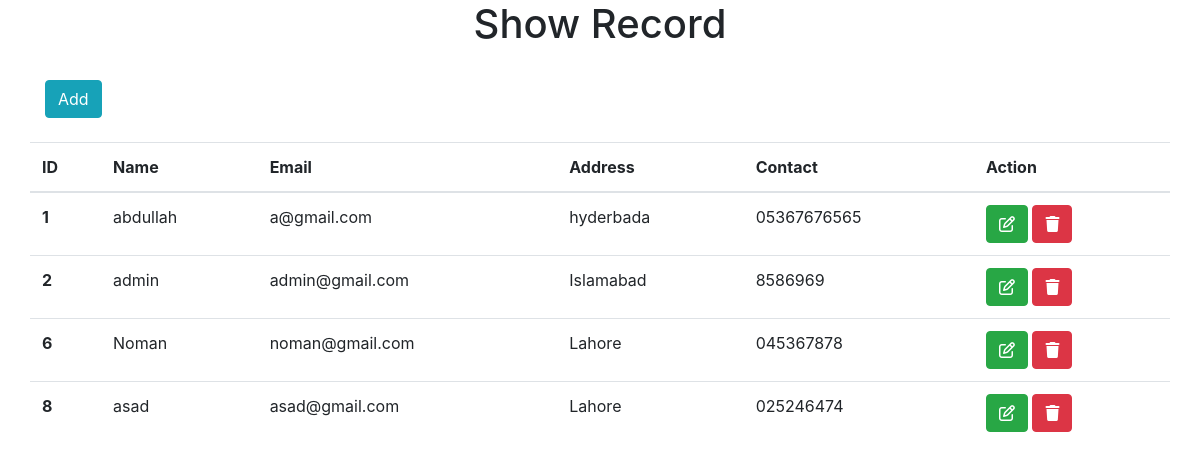
The page /show.php on the database its author committed.
### tables this page shows
CREATE TABLE `crud_table` (
  `id` int(11) NOT NULL,
  `name` varchar(40) NOT NULL,
  `email` varchar(100) NOT NULL,
  `address` varchar(2000) NOT NULL,
  `contact` varchar(100) NOT NULL
);

### show.php (the view, shortened to what this page needs)
<!doctype html>
<html lang="en">
  <head>
    <link rel="stylesheet" href="https://cdn.jsdelivr.net/npm/bootstrap@4.0.0/dist/css/bootstrap.min.css">
<link rel="stylesheet" href="https://cdnjs.cloudflare.com/ajax/libs/font-awesome/6.2.0/css/all.min.css" />
  </head>
  <body>
    <?php include 'connect.php' ?>
    <h1 class="text-center">Show Record</h1>
<div class="container ">
<a href="index.php" class="btn btn-info  my-4">Add</a>
<div class="row">
<table class="table">
  <thead>
    <tr>
      <th scope="col">ID</th>
      <th scope="col">Name</th>
      <th scope="col">Email</th>
      <th scope="col">Address</th>
      <th scope="col">Contact</th>
      <th>Action</th>
    </tr>
  </thead>
  <tbody>
    <?php
    $sql = "SELECT * FROM `crud_table`";
    $result = mysqli_query($con,$sql);
    if($result){
      while ($row=mysqli_fetch_assoc($result)) {
     ?>
    <tr>
      <th><?php echo $row['id']; ?></th>
      <td><?php echo $row['name']; ?></td>
      <td><?php echo $row['email']; ?></td>
      <td><?php echo $row['address']; ?></td>
      <td><?php echo $row['contact']; ?></td>
      <td><a href="update.php?updateid=<?php echo $row['id']; ?>" class="text-white btn btn-success" ><i class="fa-regular fa-pen-to-square"></i></a>
          <a href="delete.php?deleteid=<?php echo $row['id']; ?>" class="text-white btn btn-danger" ><i class="fa-solid fa-trash"></i></a>
      </td>
    </tr>
    <?php
     }
   } ?>
  </tbody>
</table>
</div>
</div>
  </body>
</html>

### rows shown on the page
crud_table: id "1", name "abdullah", email "a@gmail.com", address "hyderbada", contact "05367676565"
crud_table: id "2", name "admin", email "admin@gmail.com", address "Islamabad", contact "8586969"
crud_table: id "6", name "Noman", email "noman@gmail.com", address "Lahore", contact "045367878"
crud_table: id "8", name "asad", email "asad@gmail.com", address "Lahore", contact "025246474"
